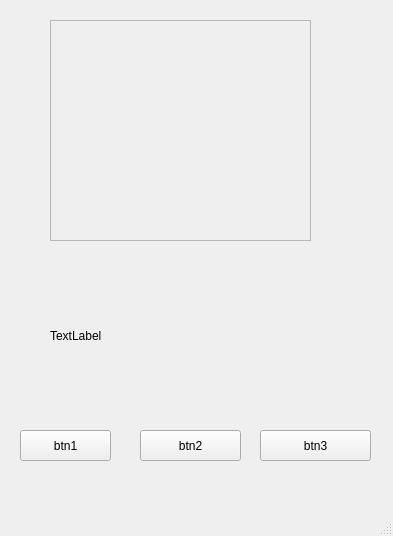
<?xml version="1.0" encoding="UTF-8"?>
<ui version="4.0">
 <class>MainWindow</class>
 <widget class="QMainWindow" name="MainWindow">
  <property name="geometry">
   <rect>
    <x>0</x>
    <y>0</y>
    <width>393</width>
    <height>536</height>
   </rect>
  </property>
  <property name="windowTitle">
   <string>MainWindow</string>
  </property>
  <widget class="QWidget" name="centralwidget">
   <widget class="QPushButton" name="btn3">
    <property name="geometry">
     <rect>
      <x>260</x>
      <y>430</y>
      <width>111</width>
      <height>31</height>
     </rect>
    </property>
    <property name="text">
     <string>btn3</string>
    </property>
   </widget>
   <widget class="QPushButton" name="btn1">
    <property name="geometry">
     <rect>
      <x>20</x>
      <y>430</y>
      <width>91</width>
      <height>31</height>
     </rect>
    </property>
    <property name="text">
     <string>btn1</string>
    </property>
   </widget>
   <widget class="QPushButton" name="btn2">
    <property name="geometry">
     <rect>
      <x>140</x>
      <y>430</y>
      <width>101</width>
      <height>31</height>
     </rect>
    </property>
    <property name="text">
     <string>btn2</string>
    </property>
   </widget>
   <widget class="QFrame" name="frame">
    <property name="geometry">
     <rect>
      <x>50</x>
      <y>20</y>
      <width>261</width>
      <height>221</height>
     </rect>
    </property>
    <property name="frameShape">
     <enum>QFrame::StyledPanel</enum>
    </property>
    <property name="frameShadow">
     <enum>QFrame::Raised</enum>
    </property>
   </widget>
   <widget class="QLabel" name="label">
    <property name="geometry">
     <rect>
      <x>50</x>
      <y>300</y>
      <width>151</width>
      <height>71</height>
     </rect>
    </property>
    <property name="text">
     <string>TextLabel</string>
    </property>
   </widget>
  </widget>
  <widget class="QMenuBar" name="menubar">
   <property name="geometry">
    <rect>
     <x>0</x>
     <y>0</y>
     <width>393</width>
     <height>21</height>
    </rect>
   </property>
  </widget>
  <widget class="QStatusBar" name="statusbar"/>
 </widget>
 <resources/>
 <connections/>
</ui>
